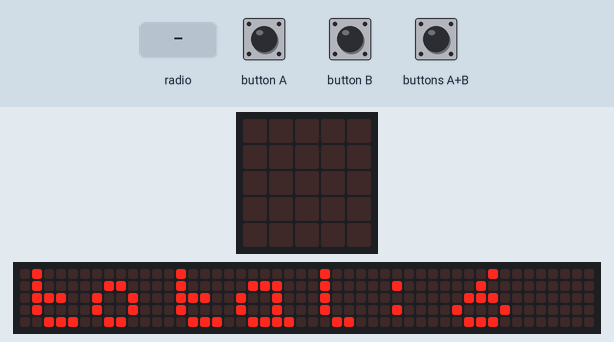
A program run on a simulated BBC micro:bit (MakeCode). On the bench: the board's 5×5 LED display, a strip that is not on the board, showing the scrolling text unrolled. The inputs (shaded band) are chosen by the test bench. Random numbers come from a fixed seed; the 48×5 strip is a reading aid, not a part: it shows the text the display is scrolling, unrolled, one strip-width of it at a time.

Above: at 7.0 s.
8.5 s: button B pressed for 0.15 s
At 9.2 s:
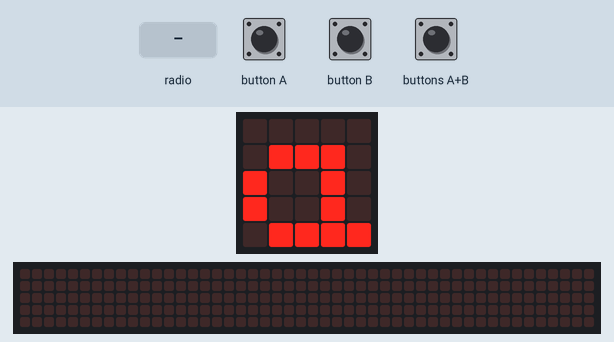
11.6 s: buttons A+B pressed for 0.15 s
At 13.7 s:
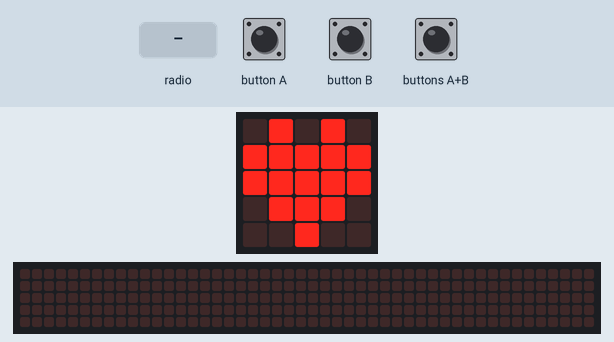
14.7 s: radio message "go" arrives
At 15.6 s:
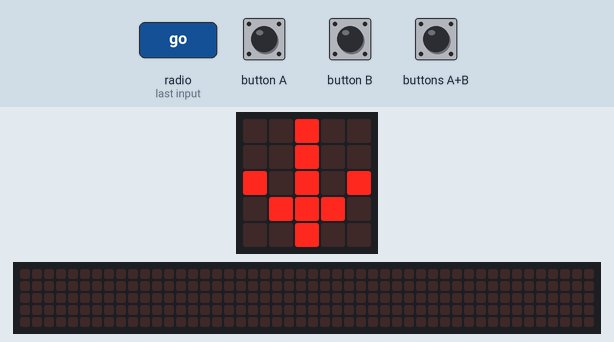

The program:

main.ts
```typescript
function 從抽獎名單隨機選擇一位中獎者顯示然後把他從抽獎名單移除 () {
    中獎的索引值 = randint(0, 抽獎名單.length - 1)
    中獎者 = 抽獎名單[中獎的索引值]
    抽獎名單.removeAt(中獎的索引值)
    basic.showString("" + (中獎者))
    basic.pause(500)
    basic.showNumber(抽獎名單.length)
    basic.pause(100)
    basic.clearScreen()
}
function 顯示心跳動畫 (心跳次數: number) {
    for (let index = 0; index < 心跳次數; index++) {
        basic.showIcon(IconNames.Heart)
        basic.pause(100)
        basic.showIcon(IconNames.SmallHeart)
        basic.pause(100)
    }
}
input.onButtonPressed(Button.A, function () {
    basic.showNumber(抽獎名單.length)
    basic.clearScreen()
})
input.onButtonPressed(Button.AB, function () {
    嘗試從抽獎名單中抽一名中獎者()
})
radio.onReceivedString(function (receivedString) {
    basic.showArrow(ArrowNames.South)
    basic.clearScreen()
    if (receivedString == "go") {
        嘗試從抽獎名單中抽一名中獎者()
    }
})
input.onButtonPressed(Button.B, function () {
    for (let index = 0; index <= 抽獎名單.length - 1; index++) {
        basic.showString("" + (抽獎名單[index]))
    }
    basic.clearScreen()
})
function 嘗試從抽獎名單中抽一名中獎者 () {
    if (抽獎名單.length != 0) {
        顯示心跳動畫(2)
        從抽獎名單隨機選擇一位中獎者顯示然後把他從抽獎名單移除()
    } else {
        basic.showIcon(IconNames.No)
        basic.pause(100)
        basic.clearScreen()
    }
}
let 中獎者 = ""
let 中獎的索引值 = 0
let 抽獎名單: string[] = []
radio.setGroup(99)
抽獎名單 = ["a", "b", "c", "d", "e", "f"]
basic.showString("total:" + convertToText(抽獎名單.length))
```

test.ts
```typescript
// 在這裡測試；當此封包作為擴充功能時，將不會編譯此內容。
```

Measured:
- after the input at 8.5 s, the display: changes after 0.15 s (image 1)
- what the display in image 1 shows lasts 0.7 s, from 8.7 s to 9.4 s
- what the display in image 2 shows lasts 0.7 s, from 13.2 s to 13.9 s
- what the display in image 3 shows lasts 0.6 s, from 15.2 s to 15.8 s
